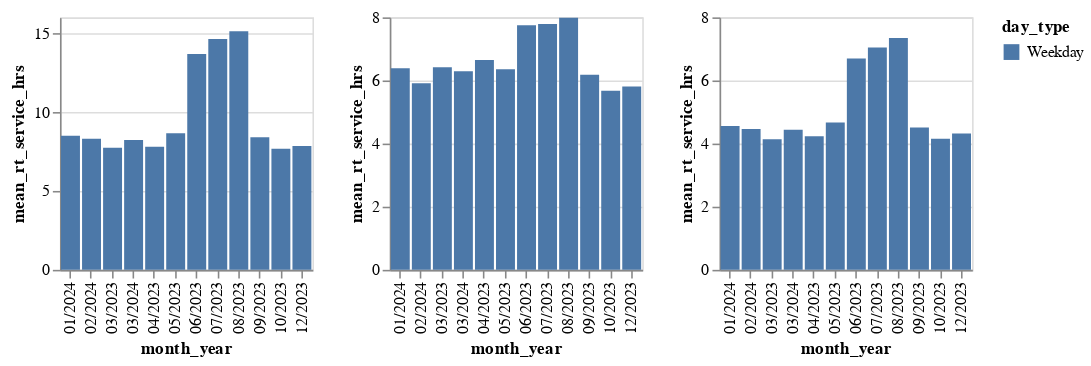

Source (notebook cell):
### Code cell
for time_period in monthly_service.time_period.unique():
    chart |= base.transform_filter(alt.datum.time_period == time_period)
chart

### Figure 1 — Vega-Lite specification as saved in the notebook (floating-point values rounded to 4 significant figures)
{"config": {"view": {"continuousWidth": 300, "continuousHeight": 300}}, "hconcat": [{"mark": {"type": "bar"}, "encoding": {"color": {"field": "day_type", "type": "nominal"}, "x": {"field": "month_year", "type": "nominal"}, "y": {"field": "mean_rt_service_hrs", "type": "quantitative"}}, "height": 160, "transform": [{"filter": "(datum.time_period === 'all_day')"}], "width": 160}, {"mark": {"type": "bar"}, "encoding": {"color": {"field": "day_type", "type": "nominal"}, "x": {"field": "month_year", "type": "nominal"}, "y": {"field": "mean_rt_service_hrs", "type": "quantitative"}}, "height": 160, "transform": [{"filter": "(datum.time_period === 'offpeak')"}], "width": 160}, {"mark": {"type": "bar"}, "encoding": {"color": {"field": "day_type", "type": "nominal"}, "x": {"field": "month_year", "type": "nominal"}, "y": {"field": "mean_rt_service_hrs", "type": "quantitative"}}, "height": 160, "transform": [{"filter": "(datum.time_period === 'peak')"}], "width": 160}], "data": {"name": "data-43876a4f3e34b9f2e2b8cbaf209a3614"}, "$schema": "https://vega.github.io/schema/vega-lite/v5.14.1.json", "datasets": {"data-43876a4f3e34b9f2e2b8cbaf209a3614": [{"caltrans_district": "05 - San Luis Obispo", "month_year": "01/2024", "organization_source_record_id": "recswCrw6a6htmXJ4", "organization_name": "Santa Barbara Metropolitan Transit District", "day_type": "Weekday", "time_period": "all_day", "rt_service_minutes": 509.6, "scheduled_service_minutes": 493.7, "mean_rt_service_hrs": 8.494, "mean_scheduled_service_hrs": 8.229}, {"caltrans_district": "05 - San Luis Obispo", "month_year": "01/2024", "organization_source_record_id": "recswCrw6a6htmXJ4", "organization_name": "Santa Barbara Metropolitan Transit District", "day_type": "Weekday", "time_period": "offpeak", "rt_service_minutes": 383.3, "scheduled_service_minutes": 375.4, "mean_rt_service_hrs": 6.389, "mean_scheduled_service_hrs": 6.256}, {"caltrans_district": "05 - San Luis Obispo", "month_year": "01/2024", "organization_source_record_id": "recswCrw6a6htmXJ4", "organization_name": "Santa Barbara Metropolitan Transit District", "day_type": "Weekday", "time_period": "peak", "rt_service_minutes": 273.2, "scheduled_service_minutes": 262.2, "mean_rt_service_hrs": 4.554, "mean_scheduled_service_hrs": 4.371}, {"caltrans_district": "05 - San Luis Obispo", "month_year": "02/2024", "organization_source_record_id": "recswCrw6a6htmXJ4", "organization_name": "Santa Barbara Metropolitan Transit District", "day_type": "Weekday", "time_period": "all_day", "rt_service_minutes": 498.3, "scheduled_service_minutes": 479.1, "mean_rt_service_hrs": 8.306, "mean_scheduled_service_hrs": 7.985}, {"caltrans_district": "05 - San Luis Obispo", "month_year": "02/2024", "organization_source_record_id": "recswCrw6a6htmXJ4", "organization_name": "Santa Barbara Metropolitan Transit District", "day_type": "Weekday", "time_period": "offpeak", "rt_service_minutes": 355.0, "scheduled_service_minutes": 344.7, "mean_rt_service_hrs": 5.916, "mean_scheduled_service_hrs": 5.745}, {"caltrans_district": "05 - San Luis Obispo", "month_year": "02/2024", "organization_source_record_id": "recswCrw6a6htmXJ4", "organization_name": "Santa Barbara Metropolitan Transit District", "day_type": "Weekday", "time_period": "peak", "rt_service_minutes": 267.6, "scheduled_service_minutes": 255.1, "mean_rt_service_hrs": 4.46, "mean_scheduled_service_hrs": 4.251}, {"caltrans_district": "05 - San Luis Obispo", "month_year": "03/2023", "organization_source_record_id": "recswCrw6a6htmXJ4", "organization_name": "Santa Barbara Metropolitan Transit District", "day_type": "Weekday", "time_period": "all_day", "rt_service_minutes": 464.2, "scheduled_service_minutes": 455.5, "mean_rt_service_hrs": 7.737, "mean_scheduled_service_hrs": 7.591}, {"caltrans_district": "05 - San Luis Obispo", "month_year": "03/2023", "organization_source_record_id": "recswCrw6a6htmXJ4", "organization_name": "Santa Barbara Metropolitan Transit District", "day_type": "Weekday", "time_period": "offpeak", "rt_service_minutes": 385.3, "scheduled_service_minutes": 384.1, "mean_rt_service_hrs": 6.421, "mean_scheduled_service_hrs": 6.402}, {"caltrans_district": "05 - San Luis Obispo", "month_year": "03/2023", "organization_source_record_id": "recswCrw6a6htmXJ4", "organization_name": "Santa Barbara Metropolitan Transit District", "day_type": "Weekday", "time_period": "peak", "rt_service_minutes": 248.2, "scheduled_service_minutes": 240.2, "mean_rt_service_hrs": 4.137, "mean_scheduled_service_hrs": 4.003}, {"caltrans_district": "05 - San Luis Obispo", "month_year": "03/2024", "organization_source_record_id": "recswCrw6a6htmXJ4", "organization_name": "Santa Barbara Metropolitan Transit District", "day_type": "Weekday", "time_period": "all_day", "rt_service_minutes": 494.0, "scheduled_service_minutes": 474.8, "mean_rt_service_hrs": 8.233, "mean_scheduled_service_hrs": 7.913}, {"caltrans_district": "05 - San Luis Obispo", "month_year": "03/2024", "organization_source_record_id": "recswCrw6a6htmXJ4", "organization_name": "Santa Barbara Metropolitan Transit District", "day_type": "Weekday", "time_period": "offpeak", "rt_service_minutes": 377.4, "scheduled_service_minutes": 365.8, "mean_rt_service_hrs": 6.29, "mean_scheduled_service_hrs": 6.096}, {"caltrans_district": "05 - San Luis Obispo", "month_year": "03/2024", "organization_source_record_id": "recswCrw6a6htmXJ4", "organization_name": "Santa Barbara Metropolitan Transit District", "day_type": "Weekday", "time_period": "peak", "rt_service_minutes": 266.3, "scheduled_service_minutes": 254.2, "mean_rt_service_hrs": 4.439, "mean_scheduled_service_hrs": 4.236}, {"caltrans_district": "05 - San Luis Obispo", "month_year": "04/2023", "organization_source_record_id": "recswCrw6a6htmXJ4", "organization_name": "Santa Barbara Metropolitan Transit District", "day_type": "Weekday", "time_period": "all_day", "rt_service_minutes": 468.4, "scheduled_service_minutes": 461.1, "mean_rt_service_hrs": 7.807, "mean_scheduled_service_hrs": 7.685}, {"caltrans_district": "05 - San Luis Obispo", "month_year": "04/2023", "organization_source_record_id": "recswCrw6a6htmXJ4", "organization_name": "Santa Barbara Metropolitan Transit District", "day_type": "Weekday", "time_period": "offpeak", "rt_service_minutes": 398.7, "scheduled_service_minutes": 400.2, "mean_rt_service_hrs": 6.646, "mean_scheduled_service_hrs": 6.67}, {"caltrans_district": "05 - San Luis Obispo", "month_year": "04/2023", "organization_source_record_id": "recswCrw6a6htmXJ4", "organization_name": "Santa Barbara Metropolitan Transit District", "day_type": "Weekday", "time_period": "peak", "rt_service_minutes": 254.2, "scheduled_service_minutes": 246.1, "mean_rt_service_hrs": 4.237, "mean_scheduled_service_hrs": 4.101}, {"caltrans_district": "05 - San Luis Obispo", "month_year": "05/2023", "organization_source_record_id": "recswCrw6a6htmXJ4", "organization_name": "Santa Barbara Metropolitan Transit District", "day_type": "Weekday", "time_period": "all_day", "rt_service_minutes": 519.1, "scheduled_service_minutes": 513.1, "mean_rt_service_hrs": 8.652, "mean_scheduled_service_hrs": 8.551}, {"caltrans_district": "05 - San Luis Obispo", "month_year": "05/2023", "organization_source_record_id": "recswCrw6a6htmXJ4", "organization_name": "Santa Barbara Metropolitan Transit District", "day_type": "Weekday", "time_period": "offpeak", "rt_service_minutes": 381.5, "scheduled_service_minutes": 385.1, "mean_rt_service_hrs": 6.358, "mean_scheduled_service_hrs": 6.418}, {"caltrans_district": "05 - San Luis Obispo", "month_year": "05/2023", "organization_source_record_id": "recswCrw6a6htmXJ4", "organization_name": "Santa Barbara Metropolitan Transit District", "day_type": "Weekday", "time_period": "peak", "rt_service_minutes": 279.9, "scheduled_service_minutes": 271.6, "mean_rt_service_hrs": 4.665, "mean_scheduled_service_hrs": 4.526}, {"caltrans_district": "05 - San Luis Obispo", "month_year": "06/2023", "organization_source_record_id": "recswCrw6a6htmXJ4", "organization_name": "Santa Barbara Metropolitan Transit District", "day_type": "Weekday", "time_period": "all_day", "rt_service_minutes": 820.4, "scheduled_service_minutes": 729.7, "mean_rt_service_hrs": 13.67, "mean_scheduled_service_hrs": 12.16}, {"caltrans_district": "05 - San Luis Obispo", "month_year": "06/2023", "organization_source_record_id": "recswCrw6a6htmXJ4", "organization_name": "Santa Barbara Metropolitan Transit District", "day_type": "Weekday", "time_period": "offpeak", "rt_service_minutes": 465.2, "scheduled_service_minutes": 382.6, "mean_rt_service_hrs": 7.753, "mean_scheduled_service_hrs": 6.376}, {"caltrans_district": "05 - San Luis Obispo", "month_year": "06/2023", "organization_source_record_id": "recswCrw6a6htmXJ4", "organization_name": "Santa Barbara Metropolitan Transit District", "day_type": "Weekday", "time_period": "peak", "rt_service_minutes": 401.8, "scheduled_service_minutes": 385.4, "mean_rt_service_hrs": 6.696, "mean_scheduled_service_hrs": 6.423}, {"caltrans_district": "05 - San Luis Obispo", "month_year": "07/2023", "organization_source_record_id": "recswCrw6a6htmXJ4", "organization_name": "Santa Barbara Metropolitan Transit District", "day_type": "Weekday", "time_period": "all_day", "rt_service_minutes": 877.6, "scheduled_service_minutes": 787.5, "mean_rt_service_hrs": 14.63, "mean_scheduled_service_hrs": 13.13}, {"caltrans_district": "05 - San Luis Obispo", "month_year": "07/2023", "organization_source_record_id": "recswCrw6a6htmXJ4", "organization_name": "Santa Barbara Metropolitan Transit District", "day_type": "Weekday", "time_period": "offpeak", "rt_service_minutes": 467.4, "scheduled_service_minutes": 388.8, "mean_rt_service_hrs": 7.789, "mean_scheduled_service_hrs": 6.479}, {"caltrans_district": "05 - San Luis Obispo", "month_year": "07/2023", "organization_source_record_id": "recswCrw6a6htmXJ4", "organization_name": "Santa Barbara Metropolitan Transit District", "day_type": "Weekday", "time_period": "peak", "rt_service_minutes": 422.9, "scheduled_service_minutes": 409.3, "mean_rt_service_hrs": 7.048, "mean_scheduled_service_hrs": 6.821}, {"caltrans_district": "05 - San Luis Obispo", "month_year": "08/2023", "organization_source_record_id": "recswCrw6a6htmXJ4", "organization_name": "Santa Barbara Metropolitan Transit District", "day_type": "Weekday", "time_period": "all_day", "rt_service_minutes": 906.9, "scheduled_service_minutes": 800.9, "mean_rt_service_hrs": 15.12, "mean_scheduled_service_hrs": 13.35}, {"caltrans_district": "05 - San Luis Obispo", "month_year": "08/2023", "organization_source_record_id": "recswCrw6a6htmXJ4", "organization_name": "Santa Barbara Metropolitan Transit District", "day_type": "Weekday", "time_period": "offpeak", "rt_service_minutes": 479.3, "scheduled_service_minutes": 394.3, "mean_rt_service_hrs": 7.989, "mean_scheduled_service_hrs": 6.572}, {"caltrans_district": "05 - San Luis Obispo", "month_year": "08/2023", "organization_source_record_id": "recswCrw6a6htmXJ4", "organization_name": "Santa Barbara Metropolitan Transit District", "day_type": "Weekday", "time_period": "peak", "rt_service_minutes": 440.5, "scheduled_service_minutes": 417.2, "mean_rt_service_hrs": 7.342, "mean_scheduled_service_hrs": 6.954}, {"caltrans_district": "05 - San Luis Obispo", "month_year": "09/2023", "organization_source_record_id": "recswCrw6a6htmXJ4", "organization_name": "Santa Barbara Metropolitan Transit District", "day_type": "Weekday", "time_period": "all_day", "rt_service_minutes": 503.7, "scheduled_service_minutes": 490.1, "mean_rt_service_hrs": 8.395, "mean_scheduled_service_hrs": 8.169}, {"caltrans_district": "05 - San Luis Obispo", "month_year": "09/2023", "organization_source_record_id": "recswCrw6a6htmXJ4", "organization_name": "Santa Barbara Metropolitan Transit District", "day_type": "Weekday", "time_period": "offpeak", "rt_service_minutes": 370.7, "scheduled_service_minutes": 363.8, "mean_rt_service_hrs": 6.178, "mean_scheduled_service_hrs": 6.064}, {"caltrans_district": "05 - San Luis Obispo", "month_year": "09/2023", "organization_source_record_id": "recswCrw6a6htmXJ4", "organization_name": "Santa Barbara Metropolitan Transit District", "day_type": "Weekday", "time_period": "peak", "rt_service_minutes": 270.5, "scheduled_service_minutes": 261.3, "mean_rt_service_hrs": 4.508, "mean_scheduled_service_hrs": 4.354}, {"caltrans_district": "05 - San Luis Obispo", "month_year": "10/2023", "organization_source_record_id": "recswCrw6a6htmXJ4", "organization_name": "Santa Barbara Metropolitan Transit District", "day_type": "Weekday", "time_period": "all_day", "rt_service_minutes": 460.0, "scheduled_service_minutes": 447.4, "mean_rt_service_hrs": 7.666, "mean_scheduled_service_hrs": 7.457}, {"caltrans_district": "05 - San Luis Obispo", "month_year": "10/2023", "organization_source_record_id": "recswCrw6a6htmXJ4", "organization_name": "Santa Barbara Metropolitan Transit District", "day_type": "Weekday", "time_period": "offpeak", "rt_service_minutes": 340.6, "scheduled_service_minutes": 341.3, "mean_rt_service_hrs": 5.677, "mean_scheduled_service_hrs": 5.688}, {"caltrans_district": "05 - San Luis Obispo", "month_year": "10/2023", "organization_source_record_id": "recswCrw6a6htmXJ4", "organization_name": "Santa Barbara Metropolitan Transit District", "day_type": "Weekday", "time_period": "peak", "rt_service_minutes": 249.1, "scheduled_service_minutes": 236.2, "mean_rt_service_hrs": 4.152, "mean_scheduled_service_hrs": 3.936}, {"caltrans_district": "05 - San Luis Obispo", "month_year": "12/2023", "organization_source_record_id": "recswCrw6a6htmXJ4", "organization_name": "Santa Barbara Metropolitan Transit District", "day_type": "Weekday", "time_period": "all_day", "rt_service_minutes": 470.4, "scheduled_service_minutes": 455.4, "mean_rt_service_hrs": 7.84, "mean_scheduled_service_hrs": 7.59}, {"caltrans_district": "05 - San Luis Obispo", "month_year": "12/2023", "organization_source_record_id": "recswCrw6a6htmXJ4", "organization_name": "Santa Barbara Metropolitan Transit District", "day_type": "Weekday", "time_period": "offpeak", "rt_service_minutes": 348.3, "scheduled_service_minutes": 343.0, "mean_rt_service_hrs": 5.806, "mean_scheduled_service_hrs": 5.716}, {"caltrans_district": "05 - San Luis Obispo", "month_year": "12/2023", "organization_source_record_id": "recswCrw6a6htmXJ4", "organization_name": "Santa Barbara Metropolitan Transit District", "day_type": "Weekday", "time_period": "peak", "rt_service_minutes": 259.1, "scheduled_service_minutes": 247.3, "mean_rt_service_hrs": 4.319, "mean_scheduled_service_hrs": 4.122}]}}
